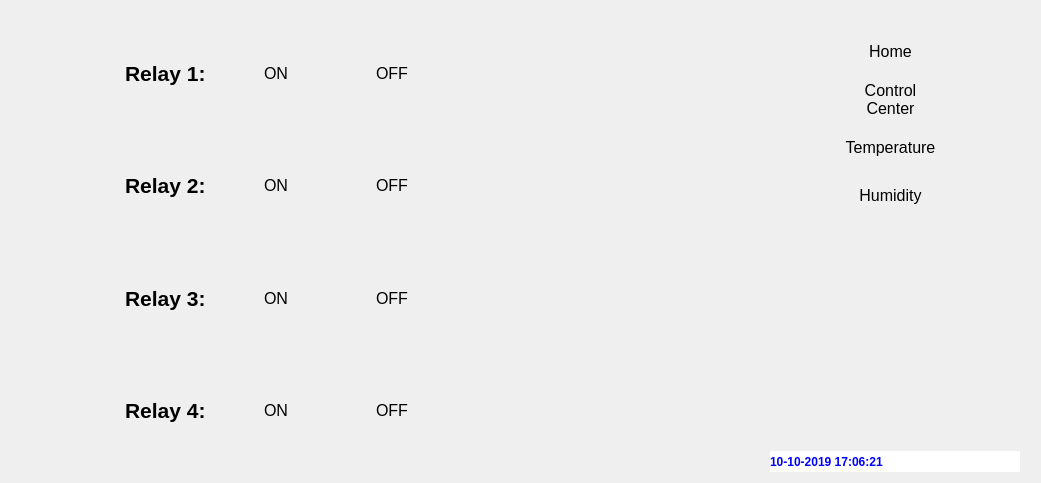
<?xml version="1.0" encoding="UTF-8"?>
<ui version="4.0">
 <class>Control</class>
 <widget class="QWidget" name="Control">
  <property name="geometry">
   <rect>
    <x>0</x>
    <y>0</y>
    <width>1041</width>
    <height>483</height>
   </rect>
  </property>
  <property name="minimumSize">
   <size>
    <width>800</width>
    <height>480</height>
   </size>
  </property>
  <property name="windowTitle">
   <string>Form</string>
  </property>
  <layout class="QGridLayout" name="gridLayout">
   <item row="0" column="0">
    <spacer name="horizontalSpacer_3">
     <property name="orientation">
      <enum>Qt::Horizontal</enum>
     </property>
     <property name="sizeType">
      <enum>QSizePolicy::Preferred</enum>
     </property>
     <property name="sizeHint" stdset="0">
      <size>
       <width>96</width>
       <height>20</height>
      </size>
     </property>
    </spacer>
   </item>
   <item row="0" column="1">
    <layout class="QVBoxLayout" name="verticalLayout_5">
     <item>
      <widget class="QFrame" name="ControlFrame">
       <property name="sizePolicy">
        <sizepolicy hsizetype="Expanding" vsizetype="Preferred">
         <horstretch>0</horstretch>
         <verstretch>0</verstretch>
        </sizepolicy>
       </property>
       <layout class="QVBoxLayout" name="verticalLayout">
        <item>
         <widget class="QFrame" name="Relay1Frame">
          <layout class="QHBoxLayout" name="horizontalLayout_2">
           <item>
            <widget class="QLabel" name="lblRelay1">
             <property name="minimumSize">
              <size>
               <width>90</width>
               <height>69</height>
              </size>
             </property>
             <property name="font">
              <font>
               <pointsize>16</pointsize>
               <weight>75</weight>
               <bold>true</bold>
              </font>
             </property>
             <property name="text">
              <string>Relay 1:</string>
             </property>
            </widget>
           </item>
           <item>
            <widget class="QPushButton" name="btnOn1">
             <property name="sizePolicy">
              <sizepolicy hsizetype="Preferred" vsizetype="Preferred">
               <horstretch>0</horstretch>
               <verstretch>0</verstretch>
              </sizepolicy>
             </property>
             <property name="minimumSize">
              <size>
               <width>110</width>
               <height>85</height>
              </size>
             </property>
             <property name="styleSheet">
              <string notr="true">background-color:'royal blue';color:'gold';border-radius:10px;font-size:16px;</string>
             </property>
             <property name="text">
              <string>ON</string>
             </property>
            </widget>
           </item>
           <item>
            <widget class="QPushButton" name="btnOFF1">
             <property name="sizePolicy">
              <sizepolicy hsizetype="Preferred" vsizetype="Preferred">
               <horstretch>0</horstretch>
               <verstretch>0</verstretch>
              </sizepolicy>
             </property>
             <property name="minimumSize">
              <size>
               <width>110</width>
               <height>85</height>
              </size>
             </property>
             <property name="styleSheet">
              <string notr="true">background-color:'royal blue';color:'gold';border-radius:10px;font-size:16px;</string>
             </property>
             <property name="text">
              <string>OFF</string>
             </property>
            </widget>
           </item>
          </layout>
         </widget>
        </item>
        <item>
         <widget class="QFrame" name="Relay2Frame">
          <layout class="QHBoxLayout" name="horizontalLayout_4">
           <item>
            <widget class="QLabel" name="lblRelay2">
             <property name="minimumSize">
              <size>
               <width>90</width>
               <height>69</height>
              </size>
             </property>
             <property name="font">
              <font>
               <pointsize>16</pointsize>
               <weight>75</weight>
               <bold>true</bold>
              </font>
             </property>
             <property name="text">
              <string>Relay 2:</string>
             </property>
            </widget>
           </item>
           <item>
            <widget class="QPushButton" name="btnOn2">
             <property name="sizePolicy">
              <sizepolicy hsizetype="Preferred" vsizetype="Preferred">
               <horstretch>0</horstretch>
               <verstretch>0</verstretch>
              </sizepolicy>
             </property>
             <property name="minimumSize">
              <size>
               <width>110</width>
               <height>85</height>
              </size>
             </property>
             <property name="styleSheet">
              <string notr="true">background-color:'royal blue';color:'gold';border-radius:10px;font-size:16px;</string>
             </property>
             <property name="text">
              <string>ON</string>
             </property>
            </widget>
           </item>
           <item>
            <widget class="QPushButton" name="btnOFF2">
             <property name="sizePolicy">
              <sizepolicy hsizetype="Preferred" vsizetype="Preferred">
               <horstretch>0</horstretch>
               <verstretch>0</verstretch>
              </sizepolicy>
             </property>
             <property name="minimumSize">
              <size>
               <width>110</width>
               <height>85</height>
              </size>
             </property>
             <property name="styleSheet">
              <string notr="true">background-color:'royal blue';color:'gold';border-radius:10px;font-size:16px;</string>
             </property>
             <property name="text">
              <string>OFF</string>
             </property>
            </widget>
           </item>
          </layout>
         </widget>
        </item>
        <item>
         <widget class="QFrame" name="Relay3Frame">
          <layout class="QHBoxLayout" name="horizontalLayout_7">
           <item>
            <widget class="QLabel" name="lblRelay3">
             <property name="minimumSize">
              <size>
               <width>90</width>
               <height>69</height>
              </size>
             </property>
             <property name="font">
              <font>
               <pointsize>16</pointsize>
               <weight>75</weight>
               <bold>true</bold>
              </font>
             </property>
             <property name="text">
              <string>Relay 3:</string>
             </property>
            </widget>
           </item>
           <item>
            <widget class="QPushButton" name="btnOn3">
             <property name="sizePolicy">
              <sizepolicy hsizetype="Preferred" vsizetype="Preferred">
               <horstretch>0</horstretch>
               <verstretch>0</verstretch>
              </sizepolicy>
             </property>
             <property name="minimumSize">
              <size>
               <width>110</width>
               <height>85</height>
              </size>
             </property>
             <property name="styleSheet">
              <string notr="true">background-color:'royal blue';color:'gold';border-radius:10px;font-size:16px;</string>
             </property>
             <property name="text">
              <string>ON</string>
             </property>
            </widget>
           </item>
           <item>
            <widget class="QPushButton" name="btnOFF3">
             <property name="sizePolicy">
              <sizepolicy hsizetype="Preferred" vsizetype="Preferred">
               <horstretch>0</horstretch>
               <verstretch>0</verstretch>
              </sizepolicy>
             </property>
             <property name="minimumSize">
              <size>
               <width>110</width>
               <height>85</height>
              </size>
             </property>
             <property name="styleSheet">
              <string notr="true">background-color:'royal blue';color:'gold';border-radius:10px;font-size:16px;</string>
             </property>
             <property name="text">
              <string>OFF</string>
             </property>
            </widget>
           </item>
          </layout>
         </widget>
        </item>
        <item>
         <widget class="QFrame" name="Relay4Frame">
          <layout class="QHBoxLayout" name="horizontalLayout_8">
           <item>
            <widget class="QLabel" name="lblRelay4">
             <property name="minimumSize">
              <size>
               <width>90</width>
               <height>69</height>
              </size>
             </property>
             <property name="font">
              <font>
               <pointsize>16</pointsize>
               <weight>75</weight>
               <bold>true</bold>
              </font>
             </property>
             <property name="text">
              <string>Relay 4:</string>
             </property>
            </widget>
           </item>
           <item>
            <widget class="QPushButton" name="btnOn4">
             <property name="sizePolicy">
              <sizepolicy hsizetype="Preferred" vsizetype="Preferred">
               <horstretch>0</horstretch>
               <verstretch>0</verstretch>
              </sizepolicy>
             </property>
             <property name="minimumSize">
              <size>
               <width>110</width>
               <height>85</height>
              </size>
             </property>
             <property name="styleSheet">
              <string notr="true">background-color:'royal blue';color:'gold';border-radius:10px;font-size:16px;</string>
             </property>
             <property name="text">
              <string>ON</string>
             </property>
            </widget>
           </item>
           <item>
            <widget class="QPushButton" name="btnOFF4">
             <property name="sizePolicy">
              <sizepolicy hsizetype="Preferred" vsizetype="Preferred">
               <horstretch>0</horstretch>
               <verstretch>0</verstretch>
              </sizepolicy>
             </property>
             <property name="minimumSize">
              <size>
               <width>110</width>
               <height>85</height>
              </size>
             </property>
             <property name="styleSheet">
              <string notr="true">background-color:'royal blue';color:'gold';border-radius:10px;font-size:16px;</string>
             </property>
             <property name="text">
              <string>OFF</string>
             </property>
            </widget>
           </item>
          </layout>
         </widget>
        </item>
       </layout>
      </widget>
     </item>
    </layout>
   </item>
   <item row="0" column="2">
    <spacer name="horizontalSpacer_4">
     <property name="orientation">
      <enum>Qt::Horizontal</enum>
     </property>
     <property name="sizeType">
      <enum>QSizePolicy::Expanding</enum>
     </property>
     <property name="sizeHint" stdset="0">
      <size>
       <width>30</width>
       <height>20</height>
      </size>
     </property>
    </spacer>
   </item>
   <item row="0" column="3">
    <widget class="QFrame" name="RightMenusFrame">
     <property name="sizePolicy">
      <sizepolicy hsizetype="Expanding" vsizetype="Expanding">
       <horstretch>0</horstretch>
       <verstretch>0</verstretch>
      </sizepolicy>
     </property>
     <property name="minimumSize">
      <size>
       <width>0</width>
       <height>460</height>
      </size>
     </property>
     <property name="maximumSize">
      <size>
       <width>300</width>
       <height>16777215</height>
      </size>
     </property>
     <layout class="QVBoxLayout" name="verticalLayout_4">
      <property name="leftMargin">
       <number>10</number>
      </property>
      <property name="topMargin">
       <number>10</number>
      </property>
      <property name="rightMargin">
       <number>10</number>
      </property>
      <property name="bottomMargin">
       <number>0</number>
      </property>
      <item>
       <widget class="QFrame" name="MenusSpacingFrame">
        <property name="minimumSize">
         <size>
          <width>200</width>
          <height>200</height>
         </size>
        </property>
        <layout class="QHBoxLayout" name="horizontalLayout_5">
         <property name="spacing">
          <number>0</number>
         </property>
         <property name="margin">
          <number>0</number>
         </property>
         <item>
          <spacer name="horizontalSpacer_5">
           <property name="orientation">
            <enum>Qt::Horizontal</enum>
           </property>
           <property name="sizeType">
            <enum>QSizePolicy::Preferred</enum>
           </property>
           <property name="sizeHint" stdset="0">
            <size>
             <width>30</width>
             <height>20</height>
            </size>
           </property>
          </spacer>
         </item>
         <item>
          <widget class="QFrame" name="MenusFrame">
           <property name="sizePolicy">
            <sizepolicy hsizetype="Preferred" vsizetype="Expanding">
             <horstretch>0</horstretch>
             <verstretch>0</verstretch>
            </sizepolicy>
           </property>
           <property name="minimumSize">
            <size>
             <width>121</width>
             <height>200</height>
            </size>
           </property>
           <layout class="QVBoxLayout" name="verticalLayout_2">
            <item>
             <widget class="QPushButton" name="btnHome">
              <property name="sizePolicy">
               <sizepolicy hsizetype="Preferred" vsizetype="Preferred">
                <horstretch>0</horstretch>
                <verstretch>0</verstretch>
               </sizepolicy>
              </property>
              <property name="minimumSize">
               <size>
                <width>0</width>
                <height>0</height>
               </size>
              </property>
              <property name="styleSheet">
               <string notr="true">background-color:'royal blue';color:'gold';border-radius:10px;font-size:16px;</string>
              </property>
              <property name="text">
               <string>Home</string>
              </property>
             </widget>
            </item>
            <item>
             <widget class="QPushButton" name="btnControlCenter">
              <property name="sizePolicy">
               <sizepolicy hsizetype="Preferred" vsizetype="Preferred">
                <horstretch>0</horstretch>
                <verstretch>0</verstretch>
               </sizepolicy>
              </property>
              <property name="styleSheet">
               <string notr="true">background-color:'royal blue';color:'gold';border-radius:10px;font-size:16px;</string>
              </property>
              <property name="text">
               <string>Control
Center</string>
              </property>
             </widget>
            </item>
            <item>
             <widget class="QPushButton" name="btnTemperature_2">
              <property name="sizePolicy">
               <sizepolicy hsizetype="Preferred" vsizetype="Preferred">
                <horstretch>0</horstretch>
                <verstretch>0</verstretch>
               </sizepolicy>
              </property>
              <property name="minimumSize">
               <size>
                <width>0</width>
                <height>0</height>
               </size>
              </property>
              <property name="styleSheet">
               <string notr="true">background-color:'royal blue';color:'gold';border-radius:10px;font-size:16px;</string>
              </property>
              <property name="text">
               <string>Temperature</string>
              </property>
             </widget>
            </item>
            <item>
             <widget class="QPushButton" name="btnHumidity">
              <property name="sizePolicy">
               <sizepolicy hsizetype="Preferred" vsizetype="Preferred">
                <horstretch>0</horstretch>
                <verstretch>0</verstretch>
               </sizepolicy>
              </property>
              <property name="styleSheet">
               <string notr="true">background-color:'royal blue';color:'gold';border-radius:10px;font-size:16px;</string>
              </property>
              <property name="text">
               <string>Humidity</string>
              </property>
             </widget>
            </item>
           </layout>
          </widget>
         </item>
         <item>
          <spacer name="horizontalSpacer_6">
           <property name="orientation">
            <enum>Qt::Horizontal</enum>
           </property>
           <property name="sizeType">
            <enum>QSizePolicy::Preferred</enum>
           </property>
           <property name="sizeHint" stdset="0">
            <size>
             <width>30</width>
             <height>20</height>
            </size>
           </property>
          </spacer>
         </item>
        </layout>
       </widget>
      </item>
      <item>
       <spacer name="verticalSpacer_4">
        <property name="orientation">
         <enum>Qt::Vertical</enum>
        </property>
        <property name="sizeType">
         <enum>QSizePolicy::Preferred</enum>
        </property>
        <property name="sizeHint" stdset="0">
         <size>
          <width>20</width>
          <height>10</height>
         </size>
        </property>
       </spacer>
      </item>
      <item>
       <widget class="QFrame" name="StatusFrame">
        <property name="minimumSize">
         <size>
          <width>202</width>
          <height>231</height>
         </size>
        </property>
        <layout class="QVBoxLayout" name="verticalLayout_3">
         <property name="spacing">
          <number>0</number>
         </property>
         <property name="rightMargin">
          <number>0</number>
         </property>
         <property name="bottomMargin">
          <number>0</number>
         </property>
         <item>
          <spacer name="verticalSpacer_3">
           <property name="orientation">
            <enum>Qt::Vertical</enum>
           </property>
           <property name="sizeType">
            <enum>QSizePolicy::Expanding</enum>
           </property>
           <property name="sizeHint" stdset="0">
            <size>
             <width>20</width>
             <height>10</height>
            </size>
           </property>
          </spacer>
         </item>
         <item>
          <widget class="QLabel" name="lblTime">
           <property name="minimumSize">
            <size>
             <width>200</width>
             <height>21</height>
            </size>
           </property>
           <property name="maximumSize">
            <size>
             <width>16777215</width>
             <height>21</height>
            </size>
           </property>
           <property name="styleSheet">
            <string notr="true">qproperty-alignment:AlignCenter;
background-color:White;
color:blue;
font-size:12px;
font-weight:bold;</string>
           </property>
           <property name="text">
            <string>10-10-2019 17:06:21</string>
           </property>
          </widget>
         </item>
        </layout>
       </widget>
      </item>
     </layout>
    </widget>
   </item>
  </layout>
 </widget>
 <resources/>
 <connections/>
</ui>
